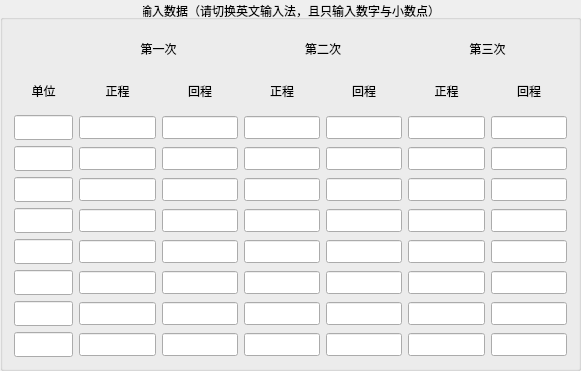
   <widget class="QGroupBox" name="gBoxInput">
    <property name="geometry">
     <rect>
      <x>10</x>
      <y>10</y>
      <width>581</width>
      <height>371</height>
     </rect>
    </property>
    <property name="title">
     <string>输入数据（请切换英文输入法，且只输入数字与小数点）</string>
    </property>
    <property name="alignment">
     <set>Qt::AlignCenter</set>
    </property>
    <layout class="QGridLayout" name="gridLayout_2">
     <item row="6" column="0">
      <widget class="QLineEdit" name="lineEdit51">
       <property name="font">
        <font>
         <family>方正粗黑宋简体</family>
        </font>
       </property>
       <property name="alignment">
        <set>Qt::AlignCenter</set>
       </property>
      </widget>
     </item>
     <item row="0" column="5" colspan="2">
      <widget class="QLabel" name="label_3">
       <property name="text">
        <string>第三次</string>
       </property>
       <property name="alignment">
        <set>Qt::AlignCenter</set>
       </property>
      </widget>
     </item>
     <item row="3" column="6">
      <widget class="QLineEdit" name="lineEdit27">
       <property name="font">
        <font>
         <family>MS Sans Serif</family>
         <pointsize>10</pointsize>
         <italic>true</italic>
        </font>
       </property>
       <property name="alignment">
        <set>Qt::AlignCenter</set>
       </property>
      </widget>
     </item>
     <item row="3" column="3">
      <widget class="QLineEdit" name="lineEdit24">
       <property name="font">
        <font>
         <family>MS Sans Serif</family>
         <pointsize>10</pointsize>
         <italic>true</italic>
        </font>
       </property>
       <property name="alignment">
        <set>Qt::AlignCenter</set>
       </property>
      </widget>
     </item>
     <item row="8" column="1">
      <widget class="QLineEdit" name="lineEdit72">
       <property name="font">
        <font>
         <family>MS Sans Serif</family>
         <pointsize>10</pointsize>
         <italic>true</italic>
        </font>
       </property>
       <property name="alignment">
        <set>Qt::AlignCenter</set>
       </property>
      </widget>
     </item>
     <item row="5" column="0">
      <widget class="QLineEdit" name="lineEdit41">
       <property name="font">
        <font>
         <family>方正粗黑宋简体</family>
        </font>
       </property>
       <property name="alignment">
        <set>Qt::AlignCenter</set>
       </property>
      </widget>
     </item>
     <item row="7" column="2">
      <widget class="QLineEdit" name="lineEdit63">
       <property name="font">
        <font>
         <family>MS Sans Serif</family>
         <pointsize>10</pointsize>
         <italic>true</italic>
        </font>
       </property>
       <property name="alignment">
        <set>Qt::AlignCenter</set>
       </property>
      </widget>
     </item>
     <item row="6" column="1">
      <widget class="QLineEdit" name="lineEdit52">
       <property name="font">
        <font>
         <family>MS Sans Serif</family>
         <pointsize>10</pointsize>
         <italic>true</italic>
        </font>
       </property>
       <property name="alignment">
        <set>Qt::AlignCenter</set>
       </property>
      </widget>
     </item>
     <item row="1" column="0">
      <widget class="QLabel" name="labelx">
       <property name="text">
        <string>单位</string>
       </property>
       <property name="alignment">
        <set>Qt::AlignCenter</set>
       </property>
      </widget>
     </item>
     <item row="6" column="2">
      <widget class="QLineEdit" name="lineEdit53">
       <property name="font">
        <font>
         <family>MS Sans Serif</family>
         <pointsize>10</pointsize>
         <italic>true</italic>
        </font>
       </property>
       <property name="alignment">
        <set>Qt::AlignCenter</set>
       </property>
      </widget>
     </item>
     <item row="3" column="1">
      <widget class="QLineEdit" name="lineEdit22">
       <property name="font">
        <font>
         <family>MS Sans Serif</family>
         <pointsize>10</pointsize>
         <italic>true</italic>
        </font>
       </property>
       <property name="alignment">
        <set>Qt::AlignCenter</set>
       </property>
      </widget>
     </item>
     <item row="7" column="5">
      <widget class="QLineEdit" name="lineEdit66">
       <property name="font">
        <font>
         <family>MS Sans Serif</family>
         <pointsize>10</pointsize>
         <italic>true</italic>
        </font>
       </property>
       <property name="alignment">
        <set>Qt::AlignCenter</set>
       </property>
      </widget>
     </item>
     <item row="2" column="4">
      <widget class="QLineEdit" name="lineEdit15">
       <property name="font">
        <font>
         <family>MS Sans Serif</family>
         <pointsize>10</pointsize>
         <italic>true</italic>
        </font>
       </property>
       <property name="alignment">
        <set>Qt::AlignCenter</set>
       </property>
      </widget>
     </item>
     <item row="0" column="3" colspan="2">
      <widget class="QLabel" name="label_2">
       <property name="text">
        <string>第二次</string>
       </property>
       <property name="alignment">
        <set>Qt::AlignCenter</set>
       </property>
      </widget>
     </item>
     <item row="4" column="3">
      <widget class="QLineEdit" name="lineEdit34">
       <property name="font">
        <font>
         <family>MS Sans Serif</family>
         <pointsize>10</pointsize>
         <italic>true</italic>
        </font>
       </property>
       <property name="alignment">
        <set>Qt::AlignCenter</set>
       </property>
      </widget>
     </item>
     <item row="4" column="2">
      <widget class="QLineEdit" name="lineEdit33">
       <property name="font">
        <font>
         <family>MS Sans Serif</family>
         <pointsize>10</pointsize>
         <italic>true</italic>
        </font>
       </property>
       <property name="alignment">
        <set>Qt::AlignCenter</set>
       </property>
      </widget>
     </item>
     <item row="8" column="0">
      <widget class="QLineEdit" name="lineEdit71">
       <property name="font">
        <font>
         <family>方正粗黑宋简体</family>
        </font>
       </property>
       <property name="alignment">
        <set>Qt::AlignCenter</set>
       </property>
      </widget>
     </item>
     <item row="7" column="4">
      <widget class="QLineEdit" name="lineEdit65">
       <property name="font">
        <font>
         <family>MS Sans Serif</family>
         <pointsize>10</pointsize>
         <italic>true</italic>
        </font>
       </property>
       <property name="alignment">
        <set>Qt::AlignCenter</set>
       </property>
      </widget>
     </item>
     <item row="4" column="4">
      <widget class="QLineEdit" name="lineEdit35">
       <property name="font">
        <font>
         <family>MS Sans Serif</family>
         <pointsize>10</pointsize>
         <italic>true</italic>
        </font>
       </property>
       <property name="alignment">
        <set>Qt::AlignCenter</set>
       </property>
      </widget>
     </item>
     <item row="9" column="6">
      <widget class="QLineEdit" name="lineEdit87">
       <property name="font">
        <font>
         <family>MS Sans Serif</family>
         <pointsize>10</pointsize>
         <italic>true</italic>
        </font>
       </property>
       <property name="alignment">
        <set>Qt::AlignCenter</set>
       </property>
      </widget>
     </item>
     <item row="4" column="6">
      <widget class="QLineEdit" name="lineEdit37">
       <property name="font">
        <font>
         <family>MS Sans Serif</family>
         <pointsize>10</pointsize>
         <italic>true</italic>
        </font>
       </property>
       <property name="alignment">
        <set>Qt::AlignCenter</set>
       </property>
      </widget>
     </item>
     <item row="1" column="5">
      <widget class="QLabel" name="label_p3">
       <property name="text">
        <string>正程</string>
       </property>
       <property name="alignment">
        <set>Qt::AlignCenter</set>
       </property>
      </widget>
     </item>
     <item row="4" column="1">
      <widget class="QLineEdit" name="lineEdit32">
       <property name="font">
        <font>
         <family>MS Sans Serif</family>
         <pointsize>10</pointsize>
         <italic>true</italic>
        </font>
       </property>
       <property name="alignment">
        <set>Qt::AlignCenter</set>
       </property>
      </widget>
     </item>
     <item row="5" column="1">
      <widget class="QLineEdit" name="lineEdit42">
       <property name="font">
        <font>
         <family>MS Sans Serif</family>
         <pointsize>10</pointsize>
         <italic>true</italic>
        </font>
       </property>
       <property name="alignment">
        <set>Qt::AlignCenter</set>
       </property>
      </widget>
     </item>
     <item row="2" column="6">
      <widget class="QLineEdit" name="lineEdit17">
       <property name="font">
        <font>
         <family>MS Sans Serif</family>
         <pointsize>10</pointsize>
         <italic>true</italic>
        </font>
       </property>
       <property name="alignment">
        <set>Qt::AlignCenter</set>
       </property>
      </widget>
     </item>
     <item row="8" column="3">
      <widget class="QLineEdit" name="lineEdit74">
       <property name="font">
        <font>
         <family>MS Sans Serif</family>
         <pointsize>10</pointsize>
         <italic>true</italic>
        </font>
       </property>
       <property name="alignment">
        <set>Qt::AlignCenter</set>
       </property>
      </widget>
     </item>
     <item row="8" column="5">
      <widget class="QLineEdit" name="lineEdit76">
       <property name="font">
        <font>
         <family>MS Sans Serif</family>
         <pointsize>10</pointsize>
         <italic>true</italic>
        </font>
       </property>
       <property name="alignment">
        <set>Qt::AlignCenter</set>
       </property>
      </widget>
     </item>
     <item row="9" column="1">
      <widget class="QLineEdit" name="lineEdit82">
       <property name="font">
        <font>
         <family>MS Sans Serif</family>
         <pointsize>10</pointsize>
         <italic>true</italic>
        </font>
       </property>
       <property name="alignment">
        <set>Qt::AlignCenter</set>
       </property>
      </widget>
     </item>
     <item row="3" column="0">
      <widget class="QLineEdit" name="lineEdit21">
       <property name="font">
        <font>
         <family>方正粗黑宋简体</family>
        </font>
       </property>
       <property name="alignment">
        <set>Qt::AlignCenter</set>
       </property>
      </widget>
     </item>
     <item row="6" column="6">
      <widget class="QLineEdit" name="lineEdit57">
       <property name="font">
        <font>
         <family>MS Sans Serif</family>
         <pointsize>10</pointsize>
         <italic>true</italic>
        </font>
       </property>
       <property name="alignment">
        <set>Qt::AlignCenter</set>
       </property>
      </widget>
     </item>
     <item row="9" column="2">
      <widget class="QLineEdit" name="lineEdit83">
       <property name="font">
        <font>
         <family>MS Sans Serif</family>
         <pointsize>10</pointsize>
         <italic>true</italic>
        </font>
       </property>
       <property name="alignment">
        <set>Qt::AlignCenter</set>
       </property>
      </widget>
     </item>
     <item row="7" column="6">
      <widget class="QLineEdit" name="lineEdit67">
       <property name="font">
        <font>
         <family>MS Sans Serif</family>
         <pointsize>10</pointsize>
         <italic>true</italic>
        </font>
       </property>
       <property name="alignment">
        <set>Qt::AlignCenter</set>
       </property>
      </widget>
     </item>
     <item row="2" column="5">
      <widget class="QLineEdit" name="lineEdit16">
       <property name="font">
        <font>
         <family>MS Sans Serif</family>
         <pointsize>10</pointsize>
         <italic>true</italic>
        </font>
       </property>
       <property name="alignment">
        <set>Qt::AlignCenter</set>
       </property>
      </widget>
     </item>
     <item row="7" column="1">
      <widget class="QLineEdit" name="lineEdit62">
       <property name="font">
        <font>
         <family>MS Sans Serif</family>
         <pointsize>10</pointsize>
         <italic>true</italic>
        </font>
       </property>
       <property name="alignment">
        <set>Qt::AlignCenter</set>
       </property>
      </widget>
     </item>
     <item row="1" column="3">
      <widget class="QLabel" name="label_p2">
       <property name="text">
        <string>正程</string>
       </property>
       <property name="alignment">
        <set>Qt::AlignCenter</set>
       </property>
      </widget>
     </item>
     <item row="5" column="2">
      <widget class="QLineEdit" name="lineEdit43">
       <property name="font">
        <font>
         <family>MS Sans Serif</family>
         <pointsize>10</pointsize>
         <italic>true</italic>
        </font>
       </property>
       <property name="alignment">
        <set>Qt::AlignCenter</set>
       </property>
      </widget>
     </item>
     <item row="9" column="0">
      <widget class="QLineEdit" name="lineEdit81">
       <property name="font">
        <font>
         <family>方正粗黑宋简体</family>
         <pointsize>9</pointsize>
         <italic>false</italic>
        </font>
       </property>
       <property name="alignment">
        <set>Qt::AlignCenter</set>
       </property>
      </widget>
     </item>
     <item row="2" column="0">
      <widget class="QLineEdit" name="lineEdit11">
       <property name="font">
        <font>
         <family>方正粗黑宋简体</family>
        </font>
       </property>
       <property name="alignment">
        <set>Qt::AlignCenter</set>
       </property>
      </widget>
     </item>
     <item row="9" column="3">
      <widget class="QLineEdit" name="lineEdit84">
       <property name="font">
        <font>
         <family>MS Sans Serif</family>
         <pointsize>10</pointsize>
         <italic>true</italic>
        </font>
       </property>
       <property name="alignment">
        <set>Qt::AlignCenter</set>
       </property>
      </widget>
     </item>
     <item row="2" column="2">
      <widget class="QLineEdit" name="lineEdit13">
       <property name="font">
        <font>
         <family>MS Sans Serif</family>
         <pointsize>10</pointsize>
         <italic>true</italic>
        </font>
       </property>
       <property name="alignment">
        <set>Qt::AlignCenter</set>
       </property>
      </widget>
     </item>
     <item row="5" column="4">
      <widget class="QLineEdit" name="lineEdit45">
       <property name="font">
        <font>
         <family>MS Sans Serif</family>
         <pointsize>10</pointsize>
         <italic>true</italic>
        </font>
       </property>
       <property name="alignment">
        <set>Qt::AlignCenter</set>
       </property>
      </widget>
     </item>
     <item row="4" column="0">
      <widget class="QLineEdit" name="lineEdit31">
       <property name="font">
        <font>
         <family>方正粗黑宋简体</family>
        </font>
       </property>
       <property name="alignment">
        <set>Qt::AlignCenter</set>
       </property>
      </widget>
     </item>
     <item row="1" column="1">
      <widget class="QLabel" name="label_p1">
       <property name="text">
        <string>正程</string>
       </property>
       <property name="alignment">
        <set>Qt::AlignCenter</set>
       </property>
      </widget>
     </item>
     <item row="5" column="6">
      <widget class="QLineEdit" name="lineEdit47">
       <property name="font">
        <font>
         <family>MS Sans Serif</family>
         <pointsize>10</pointsize>
         <italic>true</italic>
        </font>
       </property>
       <property name="alignment">
        <set>Qt::AlignCenter</set>
       </property>
      </widget>
     </item>
     <item row="8" column="4">
      <widget class="QLineEdit" name="lineEdit75">
       <property name="font">
        <font>
         <family>MS Sans Serif</family>
         <pointsize>10</pointsize>
         <italic>true</italic>
        </font>
       </property>
       <property name="alignment">
        <set>Qt::AlignCenter</set>
       </property>
      </widget>
     </item>
     <item row="2" column="1">
      <widget class="QLineEdit" name="lineEdit12">
       <property name="font">
        <font>
         <family>MS Sans Serif</family>
         <pointsize>10</pointsize>
         <italic>true</italic>
        </font>
       </property>
       <property name="alignment">
        <set>Qt::AlignCenter</set>
       </property>
      </widget>
     </item>
     <item row="1" column="2">
      <widget class="QLabel" name="label_r1">
       <property name="text">
        <string>回程</string>
       </property>
       <property name="alignment">
        <set>Qt::AlignCenter</set>
       </property>
      </widget>
     </item>
     <item row="6" column="5">
      <widget class="QLineEdit" name="lineEdit56">
       <property name="font">
        <font>
         <family>MS Sans Serif</family>
         <pointsize>10</pointsize>
         <italic>true</italic>
        </font>
       </property>
       <property name="alignment">
        <set>Qt::AlignCenter</set>
       </property>
      </widget>
     </item>
     <item row="5" column="3">
      <widget class="QLineEdit" name="lineEdit44">
       <property name="font">
        <font>
         <family>MS Sans Serif</family>
         <pointsize>10</pointsize>
         <italic>true</italic>
        </font>
       </property>
       <property name="alignment">
        <set>Qt::AlignCenter</set>
       </property>
      </widget>
     </item>
     <item row="6" column="4">
      <widget class="QLineEdit" name="lineEdit55">
       <property name="font">
        <font>
         <family>MS Sans Serif</family>
         <pointsize>10</pointsize>
         <italic>true</italic>
        </font>
       </property>
       <property name="alignment">
        <set>Qt::AlignCenter</set>
       </property>
      </widget>
     </item>
     <item row="0" column="1" colspan="2">
      <widget class="QLabel" name="label_1">
       <property name="text">
        <string>第一次</string>
       </property>
       <property name="alignment">
        <set>Qt::AlignCenter</set>
       </property>
      </widget>
     </item>
     <item row="2" column="3">
      <widget class="QLineEdit" name="lineEdit14">
       <property name="font">
        <font>
         <family>MS Sans Serif</family>
         <pointsize>10</pointsize>
         <italic>true</italic>
        </font>
       </property>
       <property name="alignment">
        <set>Qt::AlignCenter</set>
       </property>
      </widget>
     </item>
     <item row="7" column="0">
      <widget class="QLineEdit" name="lineEdit61">
       <property name="font">
        <font>
         <family>方正粗黑宋简体</family>
        </font>
       </property>
       <property name="alignment">
        <set>Qt::AlignCenter</set>
       </property>
      </widget>
     </item>
     <item row="8" column="2">
      <widget class="QLineEdit" name="lineEdit73">
       <property name="font">
        <font>
         <family>MS Sans Serif</family>
         <pointsize>10</pointsize>
         <italic>true</italic>
        </font>
       </property>
       <property name="alignment">
        <set>Qt::AlignCenter</set>
       </property>
      </widget>
     </item>
     <item row="3" column="4">
      <widget class="QLineEdit" name="lineEdit25">
       <property name="font">
        <font>
         <family>MS Sans Serif</family>
         <pointsize>10</pointsize>
         <italic>true</italic>
        </font>
       </property>
       <property name="alignment">
        <set>Qt::AlignCenter</set>
       </property>
      </widget>
     </item>
     <item row="1" column="6">
      <widget class="QLabel" name="label_r3">
       <property name="text">
        <string>回程</string>
       </property>
       <property name="alignment">
        <set>Qt::AlignCenter</set>
       </property>
      </widget>
     </item>
     <item row="6" column="3">
      <widget class="QLineEdit" name="lineEdit54">
       <property name="font">
        <font>
         <family>MS Sans Serif</family>
         <pointsize>10</pointsize>
         <italic>true</italic>
        </font>
       </property>
       <property name="alignment">
        <set>Qt::AlignCenter</set>
       </property>
      </widget>
     </item>
     <item row="1" column="4">
      <widget class="QLabel" name="label_r2">
       <property name="text">
        <string>回程</string>
       </property>
       <property name="alignment">
        <set>Qt::AlignCenter</set>
       </property>
      </widget>
     </item>
     <item row="8" column="6">
      <widget class="QLineEdit" name="lineEdit77">
       <property name="font">
        <font>
         <family>MS Sans Serif</family>
         <pointsize>10</pointsize>
         <italic>true</italic>
        </font>
       </property>
       <property name="alignment">
        <set>Qt::AlignCenter</set>
       </property>
      </widget>
     </item>
     <item row="5" column="5">
      <widget class="QLineEdit" name="lineEdit46">
       <property name="font">
        <font>
         <family>MS Sans Serif</family>
         <pointsize>10</pointsize>
         <italic>true</italic>
        </font>
       </property>
       <property name="alignment">
        <set>Qt::AlignCenter</set>
       </property>
      </widget>
     </item>
     <item row="4" column="5">
      <widget class="QLineEdit" name="lineEdit36">
       <property name="font">
        <font>
         <family>MS Sans Serif</family>
         <pointsize>10</pointsize>
         <italic>true</italic>
        </font>
       </property>
       <property name="alignment">
        <set>Qt::AlignCenter</set>
       </property>
      </widget>
     </item>
     <item row="7" column="3">
      <widget class="QLineEdit" name="lineEdit64">
       <property name="font">
        <font>
         <family>MS Sans Serif</family>
         <pointsize>10</pointsize>
         <italic>true</italic>
        </font>
       </property>
       <property name="alignment">
        <set>Qt::AlignCenter</set>
       </property>
      </widget>
     </item>
     <item row="3" column="5">
      <widget class="QLineEdit" name="lineEdit26">
       <property name="font">
        <font>
         <family>MS Sans Serif</family>
         <pointsize>10</pointsize>
         <italic>true</italic>
        </font>
       </property>
       <property name="alignment">
        <set>Qt::AlignCenter</set>
       </property>
      </widget>
     </item>
     <item row="3" column="2">
      <widget class="QLineEdit" name="lineEdit23">
       <property name="font">
        <font>
         <family>MS Sans Serif</family>
         <pointsize>10</pointsize>
         <italic>true</italic>
        </font>
       </property>
       <property name="alignment">
        <set>Qt::AlignCenter</set>
       </property>
      </widget>
     </item>
     <item row="9" column="5">
      <widget class="QLineEdit" name="lineEdit86">
       <property name="font">
        <font>
         <family>MS Sans Serif</family>
         <pointsize>10</pointsize>
         <italic>true</italic>
        </font>
       </property>
       <property name="alignment">
        <set>Qt::AlignCenter</set>
       </property>
      </widget>
     </item>
     <item row="9" column="4">
      <widget class="QLineEdit" name="lineEdit85">
       <property name="font">
        <font>
         <family>MS Sans Serif</family>
         <pointsize>10</pointsize>
         <italic>true</italic>
        </font>
       </property>
       <property name="alignment">
        <set>Qt::AlignCenter</set>
       </property>
      </widget>
     </item>
    </layout>
   </widget>
